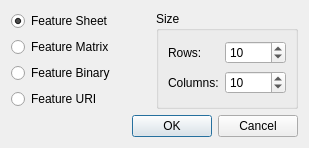
<?xml version="1.0" encoding="UTF-8"?>
<ui version="4.0">
 <class>NewFeatureDialog</class>
 <widget class="QDialog" name="NewFeatureDialog">
  <property name="geometry">
   <rect>
    <x>0</x>
    <y>0</y>
    <width>265</width>
    <height>144</height>
   </rect>
  </property>
  <property name="windowTitle">
   <string>New</string>
  </property>
  <layout class="QVBoxLayout" name="verticalLayout_2">
   <property name="sizeConstraint">
    <enum>QLayout::SetFixedSize</enum>
   </property>
   <item>
    <layout class="QHBoxLayout" name="horizontalLayout">
     <item>
      <layout class="QVBoxLayout" name="verticalLayout">
       <item>
        <widget class="QRadioButton" name="radioButtonSheet">
         <property name="text">
          <string>Feature Sheet</string>
         </property>
         <property name="checked">
          <bool>true</bool>
         </property>
        </widget>
       </item>
       <item>
        <widget class="QRadioButton" name="radioButtonMatrix">
         <property name="text">
          <string>Feature Matrix</string>
         </property>
        </widget>
       </item>
       <item>
        <widget class="QRadioButton" name="radioButtonBinary">
         <property name="text">
          <string>Feature Binary</string>
         </property>
        </widget>
       </item>
       <item>
        <widget class="QRadioButton" name="radioButtonURI">
         <property name="text">
          <string>Feature URI</string>
         </property>
        </widget>
       </item>
      </layout>
     </item>
     <item>
      <widget class="QGroupBox" name="groupBoxSize">
       <property name="title">
        <string>Size</string>
       </property>
       <property name="checkable">
        <bool>false</bool>
       </property>
       <layout class="QVBoxLayout">
        <property name="spacing">
         <number>6</number>
        </property>
        <property name="leftMargin">
         <number>9</number>
        </property>
        <property name="topMargin">
         <number>9</number>
        </property>
        <property name="rightMargin">
         <number>9</number>
        </property>
        <property name="bottomMargin">
         <number>9</number>
        </property>
        <item>
         <layout class="QHBoxLayout">
          <property name="spacing">
           <number>6</number>
          </property>
          <property name="leftMargin">
           <number>0</number>
          </property>
          <property name="topMargin">
           <number>0</number>
          </property>
          <property name="rightMargin">
           <number>0</number>
          </property>
          <property name="bottomMargin">
           <number>0</number>
          </property>
          <item>
           <widget class="QLabel" name="label">
            <property name="text">
             <string>Rows:</string>
            </property>
           </widget>
          </item>
          <item>
           <widget class="QSpinBox" name="rowsSpinBox">
            <property name="minimum">
             <number>1</number>
            </property>
            <property name="maximum">
             <number>99999</number>
            </property>
            <property name="value">
             <number>10</number>
            </property>
           </widget>
          </item>
         </layout>
        </item>
        <item>
         <layout class="QHBoxLayout">
          <property name="spacing">
           <number>6</number>
          </property>
          <property name="leftMargin">
           <number>0</number>
          </property>
          <property name="topMargin">
           <number>0</number>
          </property>
          <property name="rightMargin">
           <number>0</number>
          </property>
          <property name="bottomMargin">
           <number>0</number>
          </property>
          <item>
           <widget class="QLabel" name="label_2">
            <property name="text">
             <string>Columns:</string>
            </property>
            <property name="buddy">
             <cstring>columnsSpinBox</cstring>
            </property>
           </widget>
          </item>
          <item>
           <widget class="QSpinBox" name="columnsSpinBox">
            <property name="minimum">
             <number>1</number>
            </property>
            <property name="maximum">
             <number>99999</number>
            </property>
            <property name="value">
             <number>10</number>
            </property>
           </widget>
          </item>
         </layout>
        </item>
       </layout>
      </widget>
     </item>
    </layout>
   </item>
   <item>
    <layout class="QHBoxLayout">
     <property name="spacing">
      <number>6</number>
     </property>
     <property name="leftMargin">
      <number>0</number>
     </property>
     <property name="topMargin">
      <number>0</number>
     </property>
     <property name="rightMargin">
      <number>0</number>
     </property>
     <property name="bottomMargin">
      <number>0</number>
     </property>
     <item>
      <spacer>
       <property name="orientation">
        <enum>Qt::Horizontal</enum>
       </property>
       <property name="sizeHint" stdset="0">
        <size>
         <width>121</width>
         <height>20</height>
        </size>
       </property>
      </spacer>
     </item>
     <item>
      <widget class="QDialogButtonBox" name="buttonBox">
       <property name="orientation">
        <enum>Qt::Horizontal</enum>
       </property>
       <property name="standardButtons">
        <set>QDialogButtonBox::Cancel|QDialogButtonBox::Ok</set>
       </property>
      </widget>
     </item>
    </layout>
   </item>
  </layout>
 </widget>
 <tabstops>
  <tabstop>rowsSpinBox</tabstop>
  <tabstop>columnsSpinBox</tabstop>
 </tabstops>
 <resources/>
 <connections>
  <connection>
   <sender>buttonBox</sender>
   <signal>accepted()</signal>
   <receiver>NewFeatureDialog</receiver>
   <slot>accept()</slot>
   <hints>
    <hint type="sourcelabel">
     <x>248</x>
     <y>254</y>
    </hint>
    <hint type="destinationlabel">
     <x>157</x>
     <y>274</y>
    </hint>
   </hints>
  </connection>
  <connection>
   <sender>buttonBox</sender>
   <signal>rejected()</signal>
   <receiver>NewFeatureDialog</receiver>
   <slot>reject()</slot>
   <hints>
    <hint type="sourcelabel">
     <x>316</x>
     <y>260</y>
    </hint>
    <hint type="destinationlabel">
     <x>286</x>
     <y>274</y>
    </hint>
   </hints>
  </connection>
 </connections>
</ui>
